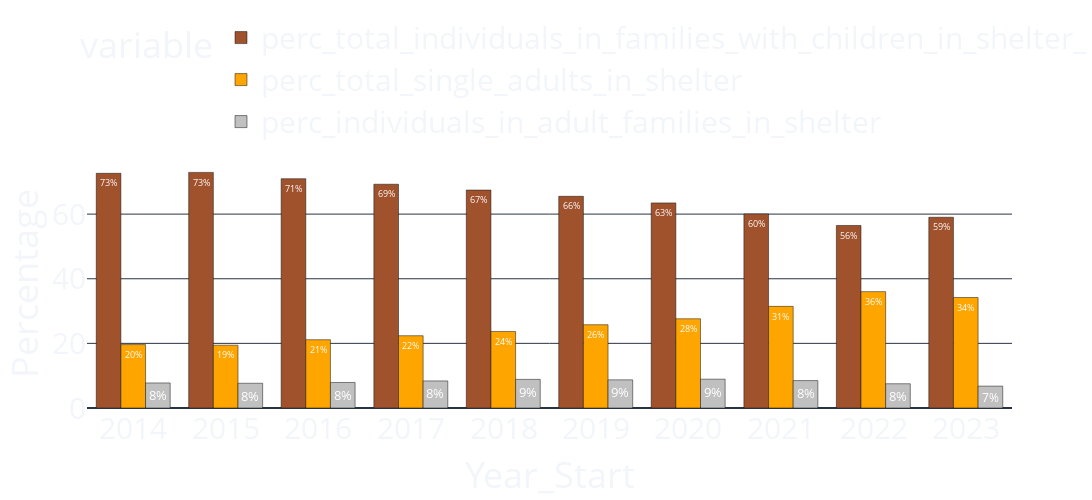

Notebook code cell kept with this figure:
### Markdown cell above
##### distribution

### Code cell
desired_columns = [0,1,2,3,4,5,6,7,8,9,10]
start_date = datetime(2013, 1, 1)
end_date = datetime(2022, 12, 31)

# Convert index values to datetime
filtered_data = get_columns(yearly_avg_df,desired_columns)

# Apply date filter
filtered_data = filtered_data[filtered_data.index.to_series().apply(get_date, start_date=start_date, end_date=end_date)]
filtered_data.reset_index(inplace=True)
filtered_data

# Set the template to 'plotly_dark'
#pio.templates.default = "plotly_dark"
#plt.style.use('dark_background')

# Create the bar chart
fig = px.bar(filtered_data, x='date_of_census', y=['perc_total_individuals_in_families_with_children_in_shelter_','perc_total_single_adults_in_shelter','perc_individuals_in_adult_families_in_shelter'],
             color_discrete_sequence=['sienna', 'orange','silver'],
             labels={'date_of_census': 'Year_Start', 'value': 'Percentage'},
             #title='NYC Sheltered Population Year-over-Year',
             width=1500,  # Set the desired width of the figure
            height=500,  # Set the desired height of the figure            
             )

# Customize the layout if needed
fig.update_layout(barmode='group', xaxis_tickangle=0,
                  legend=dict(orientation='h', yanchor='bottom', y=1.05, xanchor='left', x=0,font=dict(size=30)),
                  font=dict(size=30),
                  paper_bgcolor='rgba(0,0,0,0)',
                  plot_bgcolor='rgba(0,0,0,0)',

)

# Add data labels
texts = [filtered_data['perc_total_individuals_in_families_with_children_in_shelter_'].apply(lambda x: f'{round(x)}%'),
         filtered_data['perc_total_single_adults_in_shelter'].apply(lambda x: f'{round(x)}%'),
         filtered_data['perc_individuals_in_adult_families_in_shelter'].apply(lambda x: f'{round(x)}%'),
         ]
for i, t in enumerate(texts):
    fig.data[i].text = t
fig.update_traces(textposition='inside', textfont=dict(color='white', size=40), textangle=0,
        )

# Display the plot
fig.show()

### Figure 1 — Plotly figure (JSON) as saved in the notebook; plotly's stock layout.template omitted (floating-point values rounded to 4 significant figures)
{"data": [{"alignmentgroup": "True", "hovertemplate": "variable=perc_total_individuals_in_families_with_children_in_shelter_<br>Year_Start=%{x}<br>Percentage=%{y}<extra></extra>", "legendgroup": "perc_total_individuals_in_families_with_children_in_shelter_", "marker": {"color": "sienna", "pattern": {"shape": ""}}, "name": "perc_total_individuals_in_families_with_children_in_shelter_", "offsetgroup": "perc_total_individuals_in_families_with_children_in_shelter_", "orientation": "v", "showlegend": true, "text": ["73%", "73%", "71%", "69%", "67%", "66%", "63%", "60%", "56%", "59%"], "textangle": 0, "textfont": {"color": "white", "size": 40}, "textposition": "inside", "type": "bar", "x": ["2013-12-31T00:00:00", "2014-12-31T00:00:00", "2015-12-31T00:00:00", "2016-12-31T00:00:00", "2017-12-31T00:00:00", "2018-12-31T00:00:00", "2019-12-31T00:00:00", "2020-12-31T00:00:00", "2021-12-31T00:00:00", "2022-12-31T00:00:00"], "xaxis": "x", "y": [72.63, 72.91, 70.96, 69.25, 67.45, 65.51, 63.47, 60.06, 56.48, 59.03], "yaxis": "y"}, {"alignmentgroup": "True", "hovertemplate": "variable=perc_total_single_adults_in_shelter<br>Year_Start=%{x}<br>Percentage=%{y}<extra></extra>", "legendgroup": "perc_total_single_adults_in_shelter", "marker": {"color": "orange", "pattern": {"shape": ""}}, "name": "perc_total_single_adults_in_shelter", "offsetgroup": "perc_total_single_adults_in_shelter", "orientation": "v", "showlegend": true, "text": ["20%", "19%", "21%", "22%", "24%", "26%", "28%", "31%", "36%", "34%"], "textangle": 0, "textfont": {"color": "white", "size": 40}, "textposition": "inside", "type": "bar", "x": ["2013-12-31T00:00:00", "2014-12-31T00:00:00", "2015-12-31T00:00:00", "2016-12-31T00:00:00", "2017-12-31T00:00:00", "2018-12-31T00:00:00", "2019-12-31T00:00:00", "2020-12-31T00:00:00", "2021-12-31T00:00:00", "2022-12-31T00:00:00"], "xaxis": "x", "y": [19.62, 19.44, 21.13, 22.37, 23.69, 25.78, 27.61, 31.45, 36.01, 34.2], "yaxis": "y"}, {"alignmentgroup": "True", "hovertemplate": "variable=perc_individuals_in_adult_families_in_shelter<br>Year_Start=%{x}<br>Percentage=%{y}<extra></extra>", "legendgroup": "perc_individuals_in_adult_families_in_shelter", "marker": {"color": "silver", "pattern": {"shape": ""}}, "name": "perc_individuals_in_adult_families_in_shelter", "offsetgroup": "perc_individuals_in_adult_families_in_shelter", "orientation": "v", "showlegend": true, "text": ["8%", "8%", "8%", "8%", "9%", "9%", "9%", "8%", "8%", "7%"], "textangle": 0, "textfont": {"color": "white", "size": 40}, "textposition": "inside", "type": "bar", "x": ["2013-12-31T00:00:00", "2014-12-31T00:00:00", "2015-12-31T00:00:00", "2016-12-31T00:00:00", "2017-12-31T00:00:00", "2018-12-31T00:00:00", "2019-12-31T00:00:00", "2020-12-31T00:00:00", "2021-12-31T00:00:00", "2022-12-31T00:00:00"], "xaxis": "x", "y": [7.748, 7.651, 7.902, 8.378, 8.865, 8.715, 8.919, 8.487, 7.506, 6.771], "yaxis": "y"}], "layout": {"barmode": "group", "font": {"size": 30}, "height": 500, "legend": {"font": {"size": 30}, "orientation": "h", "title": {"text": "variable"}, "tracegroupgap": 0, "x": 0, "xanchor": "left", "y": 1.05, "yanchor": "bottom"}, "margin": {"t": 60}, "paper_bgcolor": "rgba(0,0,0,0)", "plot_bgcolor": "rgba(0,0,0,0)", "width": 1500, "xaxis": {"anchor": "y", "domain": [0, 1], "tickangle": 0, "title": {"text": "Year_Start"}}, "yaxis": {"anchor": "x", "domain": [0, 1], "title": {"text": "Percentage"}}}}
